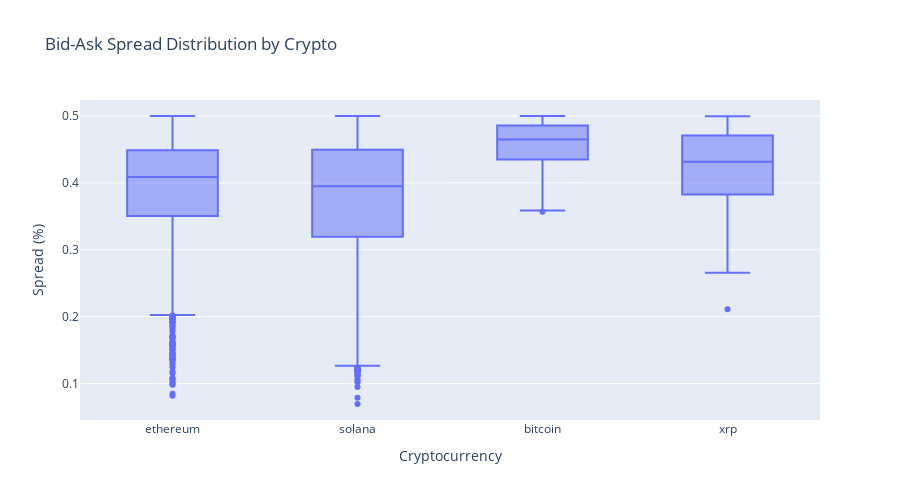

This figure's notebook cell:
### Code cell
# Create spread visualization
spread_data = features_df.filter(
    pl.col("spread_pct").is_not_null() & 
    (pl.col("spread_pct") > 0) & 
    (pl.col("spread_pct") < 0.5)  # Filter outliers
).to_pandas()

fig = px.box(
    spread_data, 
    x="crypto", 
    y="spread_pct",
    title="Bid-Ask Spread Distribution by Crypto",
    labels={"spread_pct": "Spread (%)", "crypto": "Cryptocurrency"}
)
fig.update_layout(height=500)
fig.show()

### Figure 1 — Plotly figure (JSON) as saved in the notebook; plotly's stock layout.template omitted (floating-point values rounded to 4 significant figures; data arrays with more than 128 entries replaced by an {"elided": "..."} marker saying what was removed)
{"data": [{"alignmentgroup": "True", "hovertemplate": "Cryptocurrency=%{x}<br>Spread (%)=%{y}<extra></extra>", "legendgroup": "", "marker": {"color": "#636efa"}, "name": "", "notched": false, "offsetgroup": "", "orientation": "v", "showlegend": false, "type": "box", "x": {"elided": "4254 str values"}, "x0": " ", "xaxis": "x", "y": {"elided": "4254 float values"}, "y0": " ", "yaxis": "y"}], "layout": {"boxmode": "group", "height": 500, "legend": {"tracegroupgap": 0}, "title": {"text": "Bid-Ask Spread Distribution by Crypto"}, "xaxis": {"anchor": "y", "domain": [0, 1], "title": {"text": "Cryptocurrency"}}, "yaxis": {"anchor": "x", "domain": [0, 1], "title": {"text": "Spread (%)"}}}}
